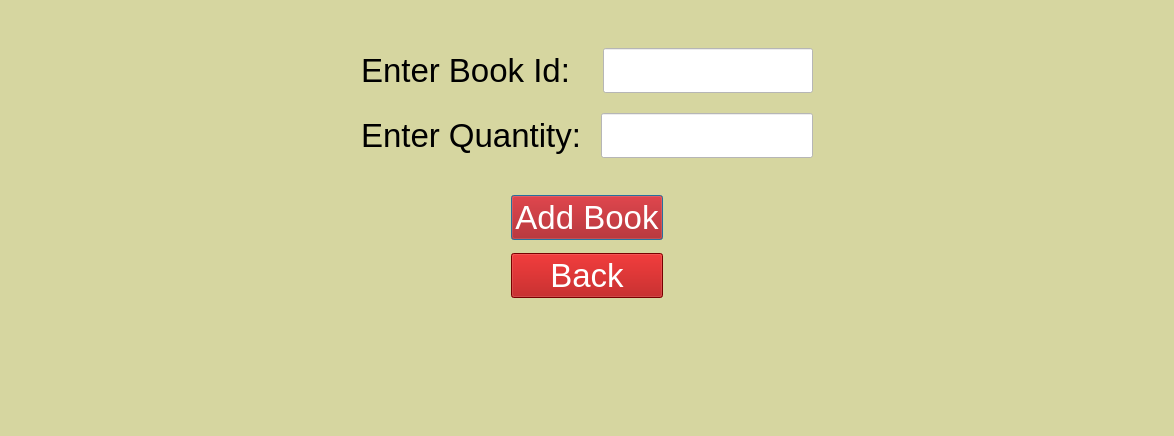
<?xml version="1.0" encoding="UTF-8"?>
<ui version="4.0">
 <class>admin_add_existing_book</class>
 <widget class="QDialog" name="admin_add_existing_book">
  <property name="geometry">
   <rect>
    <x>0</x>
    <y>0</y>
    <width>1164</width>
    <height>436</height>
   </rect>
  </property>
  <property name="windowTitle">
   <string>Dialog</string>
  </property>
  <property name="styleSheet">
   <string notr="true">background-color: rgb(214, 214, 160);</string>
  </property>
  <layout class="QVBoxLayout" name="verticalLayout_3">
   <property name="spacing">
    <number>0</number>
   </property>
   <item>
    <layout class="QVBoxLayout" name="verticalLayout">
     <property name="spacing">
      <number>20</number>
     </property>
     <property name="leftMargin">
      <number>350</number>
     </property>
     <property name="rightMargin">
      <number>350</number>
     </property>
     <item>
      <layout class="QHBoxLayout" name="horizontalLayout">
       <property name="spacing">
        <number>33</number>
       </property>
       <item>
        <widget class="QLabel" name="label_admin_given_book_id">
         <property name="font">
          <font>
           <pointsize>25</pointsize>
          </font>
         </property>
         <property name="styleSheet">
          <string notr="true">color: rgb(0, 0, 0);</string>
         </property>
         <property name="text">
          <string>Enter Book Id:</string>
         </property>
        </widget>
       </item>
       <item>
        <widget class="QLineEdit" name="lineEdit_admin_given_book_id">
         <property name="font">
          <font>
           <pointsize>25</pointsize>
          </font>
         </property>
         <property name="styleSheet">
          <string notr="true">background-color: rgb(255, 255, 255);</string>
         </property>
        </widget>
       </item>
      </layout>
     </item>
     <item>
      <layout class="QHBoxLayout" name="horizontalLayout_2">
       <item>
        <widget class="QLabel" name="label_admin_given_book_quantity">
         <property name="font">
          <font>
           <pointsize>25</pointsize>
          </font>
         </property>
         <property name="styleSheet">
          <string notr="true">color: rgb(0, 0, 0);</string>
         </property>
         <property name="text">
          <string>Enter Quantity:</string>
         </property>
        </widget>
       </item>
       <item>
        <widget class="QLineEdit" name="lineEdit_admin_given_book_quantity">
         <property name="font">
          <font>
           <pointsize>25</pointsize>
          </font>
         </property>
         <property name="styleSheet">
          <string notr="true">background-color: rgb(255, 255, 255);</string>
         </property>
        </widget>
       </item>
      </layout>
     </item>
    </layout>
   </item>
   <item>
    <layout class="QVBoxLayout" name="verticalLayout_2">
     <property name="spacing">
      <number>13</number>
     </property>
     <property name="leftMargin">
      <number>500</number>
     </property>
     <property name="rightMargin">
      <number>500</number>
     </property>
     <property name="bottomMargin">
      <number>90</number>
     </property>
     <item>
      <widget class="QPushButton" name="pushButton_admin_add_existing_book">
       <property name="font">
        <font>
         <pointsize>25</pointsize>
        </font>
       </property>
       <property name="styleSheet">
        <string notr="true">color: rgb(255, 255, 255);
background-color: rgb(170, 0, 0);</string>
       </property>
       <property name="text">
        <string>Add Book</string>
       </property>
      </widget>
     </item>
     <item>
      <widget class="QPushButton" name="pushButton">
       <property name="font">
        <font>
         <pointsize>25</pointsize>
        </font>
       </property>
       <property name="styleSheet">
        <string notr="true">color: rgb(255, 255, 255);
background-color: rgb(170, 0, 0);</string>
       </property>
       <property name="text">
        <string>Back</string>
       </property>
      </widget>
     </item>
    </layout>
   </item>
  </layout>
 </widget>
 <resources/>
 <connections>
  <connection>
   <sender>pushButton</sender>
   <signal>clicked()</signal>
   <receiver>admin_add_existing_book</receiver>
   <slot>close()</slot>
   <hints>
    <hint type="sourcelabel">
     <x>227</x>
     <y>231</y>
    </hint>
    <hint type="destinationlabel">
     <x>227</x>
     <y>247</y>
    </hint>
   </hints>
  </connection>
 </connections>
</ui>
